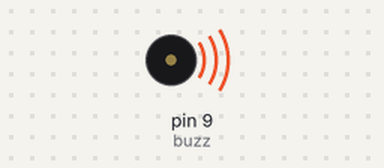
Recording of a sketch running on a simulated Arduino Uno, built with avr-gcc and run on an emulated ATmega328P. Shown: buzzer (waves = sounding, pin HIGH).

Above: at 0.15 s.
Timing chart, 0 to 3.0 s (numbered marks = the images above):
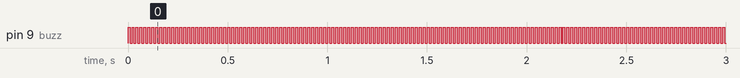

Measured:
- by itself, pin 9 (buzz): alternates HIGH for 0.01 s and LOW for 0.01 s

The sketch:

day_4.ino
```cpp
//4.	Day 4: Sound an alarm using a buzzer.


int buzz = 9;
int dt = 10;


void setup() {
  pinMode(buzz,OUTPUT);


}

void loop() {
  digitalWrite(buzz,1);
  delay(dt);
  digitalWrite(buzz,0);
  delay(dt);


}
```
